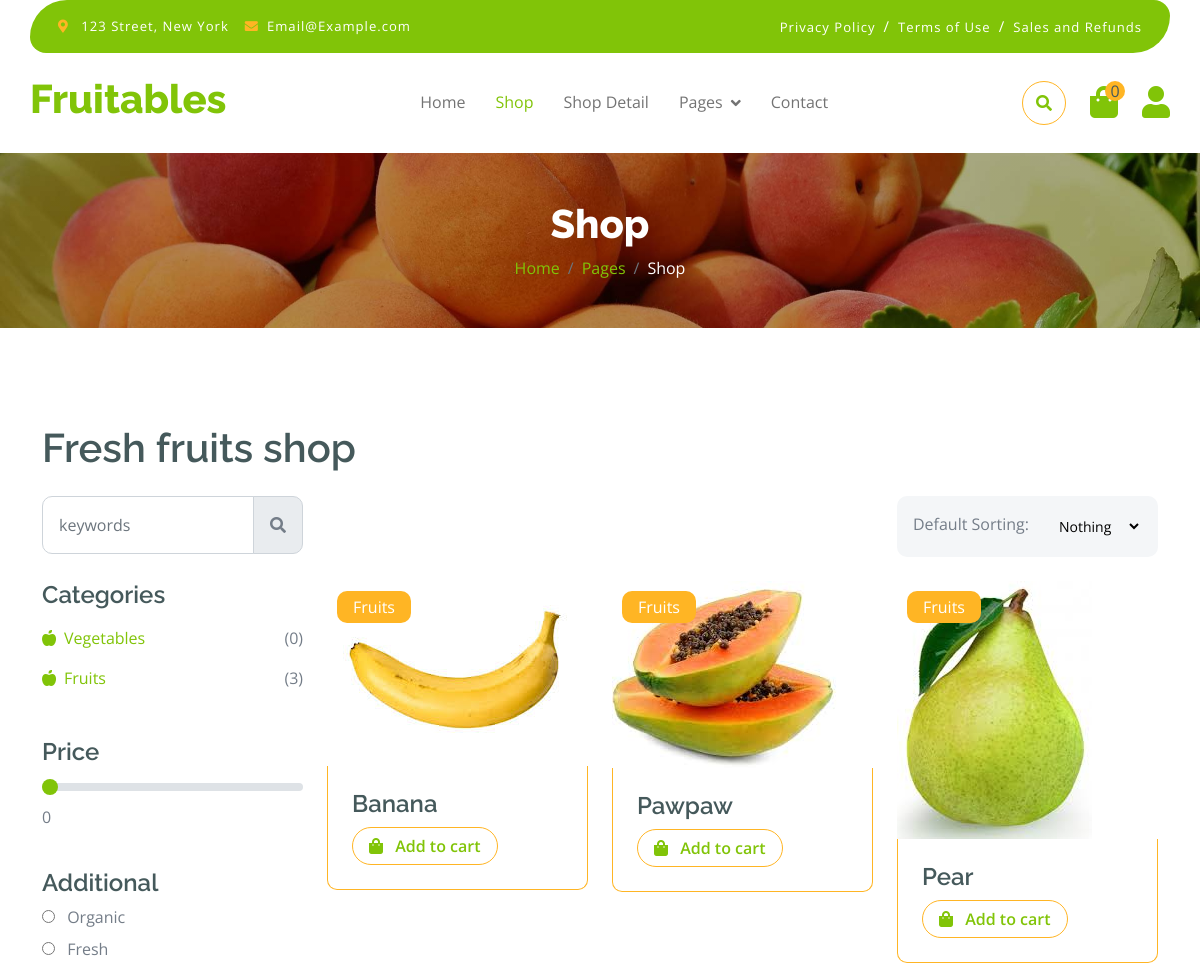
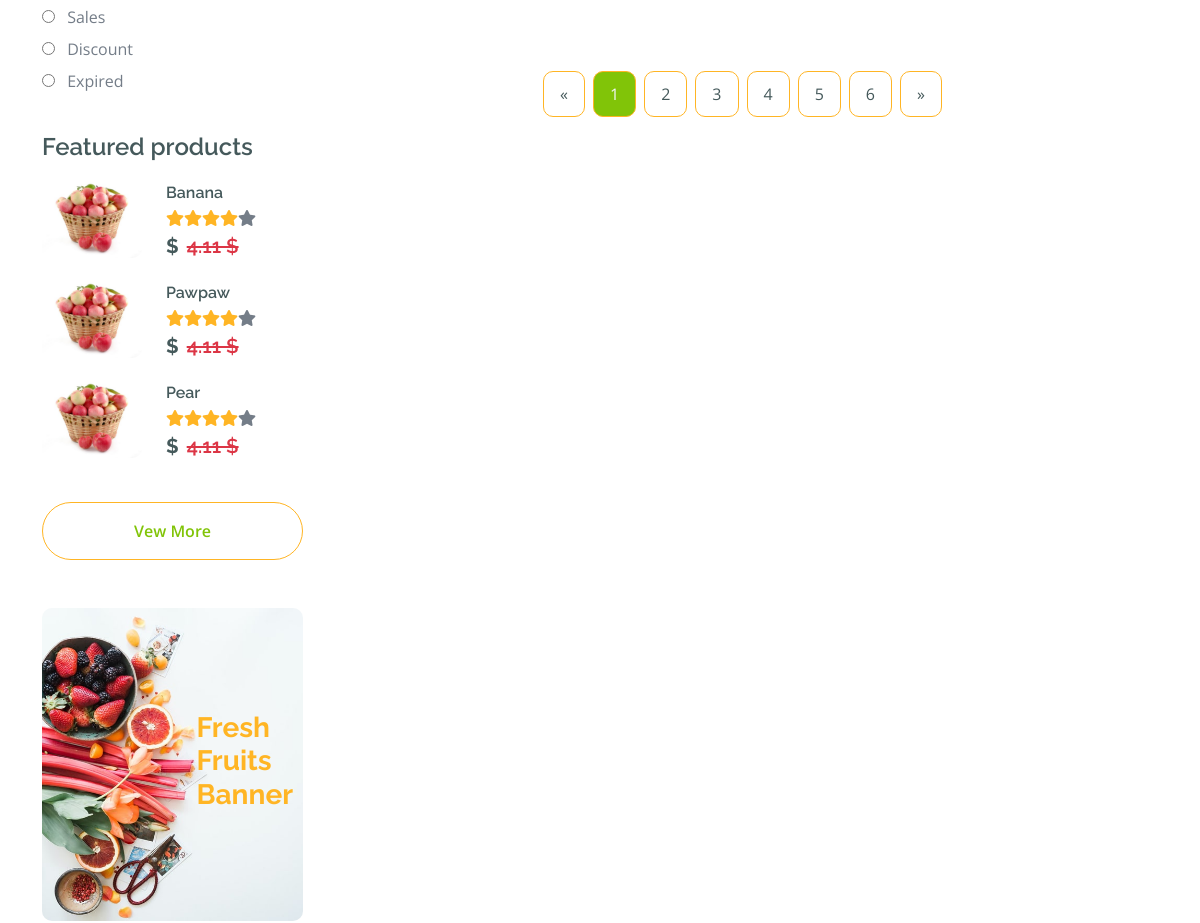
Page /shop (upper part) on the earlier database version (2 pictures, top to bottom).
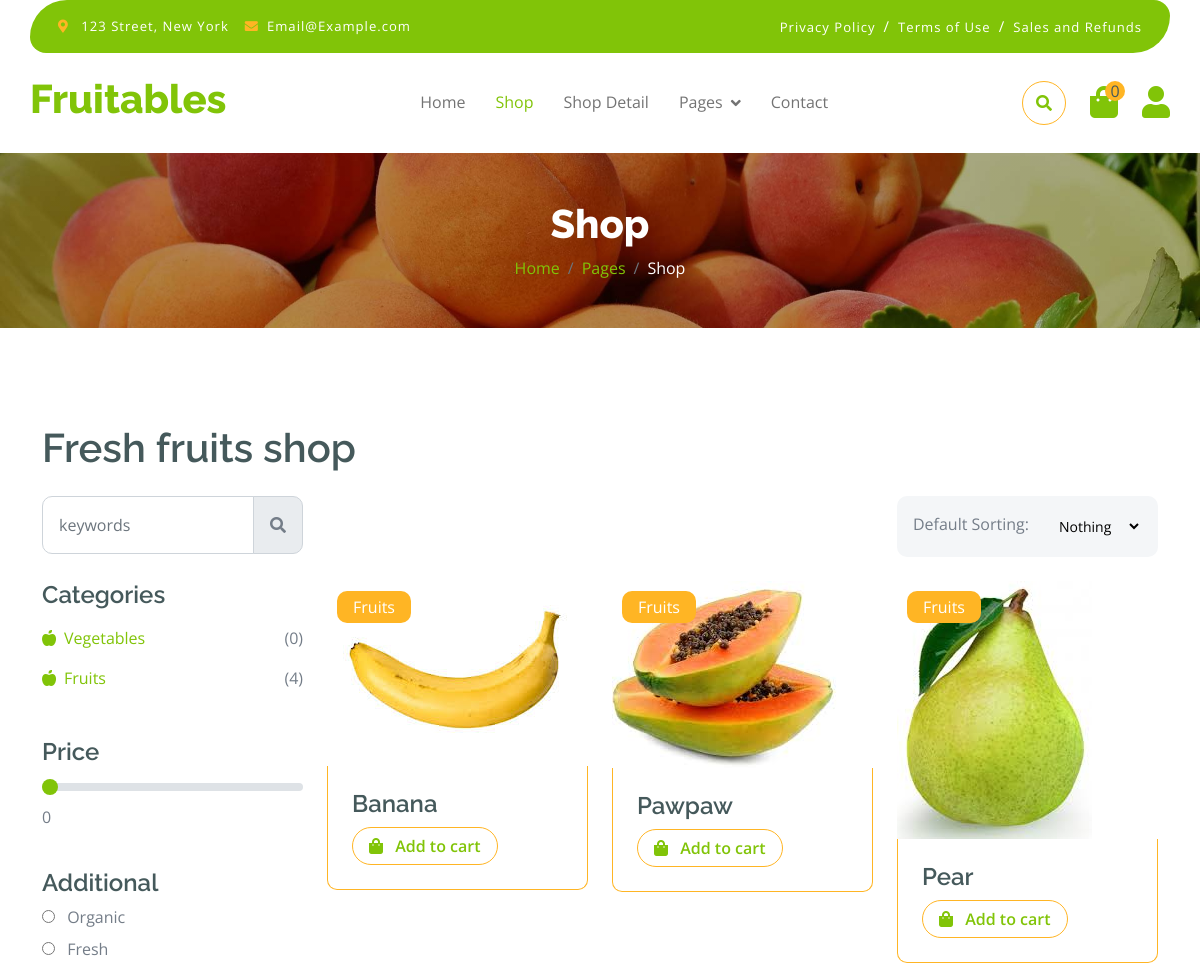
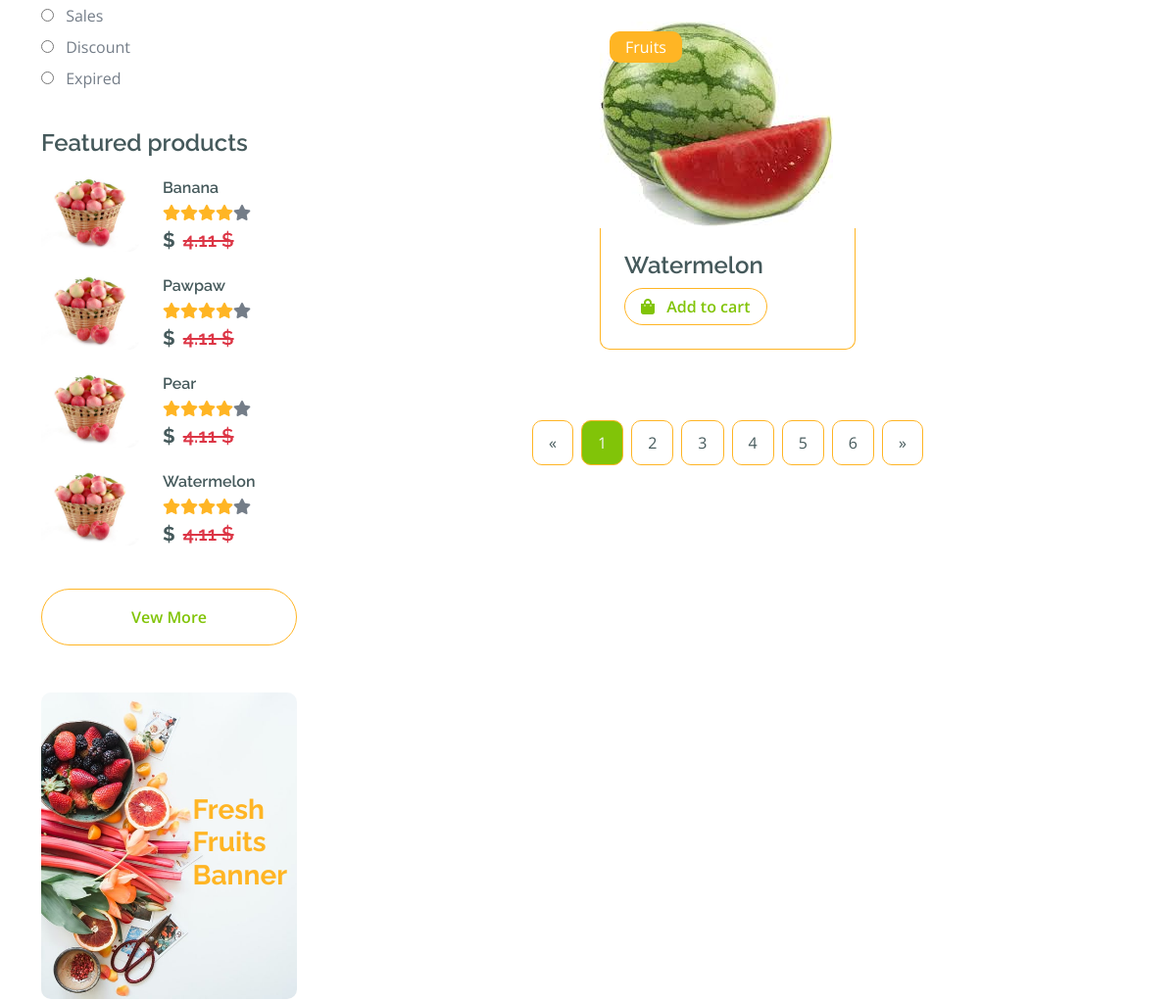
Same page on the later database version (2 pictures, top to bottom).
### Products/models.py (models this page shows, shortened)
class Category(models.Model):
    name = models.CharField(max_length=100)
    description = models.CharField(max_length=100)
    updated_on = models.DateField(auto_now=True)
    created = models.DateTimeField(auto_now_add=True)
    def __str__(self):
        return self.name

class Product(models.Model):
    CLASSIFICATION_TYPE = (
        ('organic', 'Organic'),
        ('inorganic', 'Inorganic'),
    )
    HEALTH_STATUS = (
        ('healthy', 'Healthy'),
        ('unhealthy', 'Unhealthy'),
    )
    name = models.CharField(max_length=100)
    desc = models.CharField(max_length=500)
    price = models.DecimalField(max_digits=20, decimal_places=2)
    image = models.ImageField(default=False, blank=True)
    weight = models.DecimalField(max_digits=20, decimal_places=2)
    min_weight = models.DecimalField(max_digits=10, decimal_places=2)
    country_of_origin = models.CharField(max_length=100)
    quality = models.CharField(max_length=25, choices=CLASSIFICATION_TYPE, null=True, blank=True)
    health_status = models.CharField(max_length=25, choices=HEALTH_STATUS, null=True, blank=True)
    classification = models.CharField(max_length=25, choices=CLASSIFICATION_TYPE, null=True, blank=True)
    is_feature = models.BooleanField(default=False)
    is_bestseller = models.BooleanField(default=False)
    is_organic = models.BooleanField(default=False)
    is_inorganic = models.BooleanField(default=False)
    category = models.ForeignKey(Category, related_name="products", blank=True, null=True, on_delete=models.CASCADE)

### Products/views.py (the view)
# urls.py: path('shop', views.shop, name='shop'),
def shop(request):
    features = Product.objects.filter(is_feature = True)
    categorys = Category.objects.all()
    allProducts = Category.objects.all()
    featureall = Product.objects.filter(is_feature=True)
    allproduct = Product.objects.all()
    cart = Cart(request)
    product_count = cart.get_product_count()
    return render(request, 'shop.html', {'features':features, 'categorys':categorys, 'allproducts':allProducts, 'featureall':featureall, 'allproduct':allproduct, 'product_count':product_count})

### Products/cart.py (called while the page is built)
    def get_product_count(self):
        return len(self.cart)

### Products/templates/shop.html (shortened to what the changed rows need)
{% load static %}
<!DOCTYPE html>
<html lang="en">
  <head>
    <link
      rel="stylesheet"
      href="https://use.fontawesome.com/releases/v5.15.4/css/all.css"
    />
    <link
      href="https://cdn.jsdelivr.net/npm/bootstrap-icons@1.4.1/font/bootstrap-icons.css"
      rel="stylesheet"
    />
    <link
      href="{% static 'lib/lightbox/css/lightbox.min.css' %}"
      rel="stylesheet"
    />
    <link
      href="{% static 'lib/owlcarousel/assets/owl.carousel.min.css' %}"
      rel="stylesheet"
    />
    <link href="{% static 'css/bootstrap.min.css' %}" rel="stylesheet" />
    <link href="{% static 'css/style.css' %}" rel="stylesheet" />
  </head>
  <body>
    <div class="container-fluid fixed-top">
      <div class="container px-0">
        <nav class="navbar navbar-light bg-white navbar-expand-xl">
          <a href="index.html" class="navbar-brand"
            ><h1 class="text-primary display-6">Fruitables</h1></a
          >
        </nav>
      </div>
    </div>
    <div class="container-fluid page-header py-5">
      <h1 class="text-center text-white display-6">Shop</h1>
    </div>
    <div class="container-fluid fruite py-5">
      <div class="container py-5">
        <h1 class="mb-4">Fresh fruits shop</h1>
        <div class="row g-4">
          <div class="col-lg-12">
            <div class="row g-4">
              <div class="col-lg-3">
                <div class="row g-4">
                  <div class="col-lg-12">
                    <div class="mb-3">
                      <ul class="list-unstyled fruite-categorie">
                        {% for category in allproducts %}
                        <li>
                          <div
                            class="d-flex justify-content-between fruite-name"
                          >
                            <a href="#"
                              ><i class="fas fa-apple-alt me-2"></i
                              >{{category.name}}</a
                            >
                            <span>({{category.products.count}})</span>
                          </div>
                        </li>
                        {% endfor %}
                      </ul>
                    </div>
                  </div>
                  <div class="col-lg-12">
                    {% for product in featureall %}
                    <div
                      class="d-flex align-items-center justify-content-start"
                    >
                      <div
                        class="rounded me-4"
                        style="width: 100px; height: 100px"
                      >
                        <img
                          src="img/featur-1.jpg"
                          class="img-fluid rounded"
                          alt=""
                        />
                      </div>
                      <div>
                        <h6 class="mb-2">{{product.name}}</h6>
                        <div class="d-flex mb-2">
                          <i class="fa fa-star text-secondary"></i>
                          <i class="fa fa-star text-secondary"></i>
                          <i class="fa fa-star text-secondary"></i>
                          <i class="fa fa-star text-secondary"></i>
                          <i class="fa fa-star"></i>
                        </div>
                        <div class="d-flex mb-2">
                          <h5 class="fw-bold me-2">{{product.prize}} $</h5>
                          <h5 class="text-danger text-decoration-line-through">
                            4.11 $
                          </h5>
                        </div>
                      </div>
                    </div>
                    {% endfor %}
                  </div>
                </div>
              </div>
              <div class="col-lg-9">
                <div class="row g-4 justify-content-center">
                  {% for product in allproduct %}
                  <div class="col-md-6 col-lg-6 col-xl-4">
                    <div class="rounded position-relative fruite-item">
                      <a href="{% url 'shop_detail' product.id %}">
                        <div class="fruite-img">
                          <img
                            src="{{product.image.url}}"
                            class=""
                            alt=""
                          />
                        </div>
                      </a>
                      <div
                        class="text-white bg-secondary px-3 py-1 rounded position-absolute"
                        style="top: 10px; left: 10px"
                      >
                        {{product.category}}
                      </div>
                      <div
                        class="p-4 border border-secondary border-top-0 rounded-bottom"
                      >
                        <h4>{{product.name}}</h4>
                        <div
                          class="d-flex justify-content-between flex-lg-wrap"
                        >
                          <a
                            href="{% url 'shop_detail' product.id %}"
                            class="btn border border-secondary rounded-pill px-3 text-primary"
                            ><i
                              class="fa fa-shopping-bag me-2 text-primary"
                            ></i>
                            Add to cart</a
                          >
                        </div>
                      </div>
                    </div>
                  </div>
                  {% endfor %}
                </div>
              </div>
            </div>
          </div>
        </div>
      </div>
    </div>
  </body>
</html>

Differences in the rows shown:
computed for Category "Fruits": products.count "3" → "4"
added Product: name "Watermelon", image (picture), category "Fruits"
